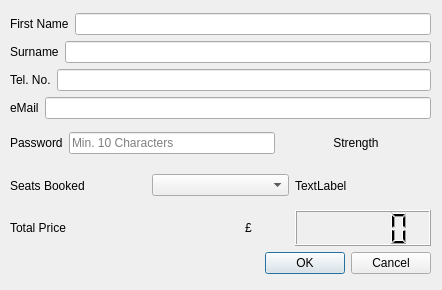
<?xml version="1.0" encoding="UTF-8"?>
<ui version="4.0">
 <class>booking</class>
 <widget class="QDialog" name="booking">
  <property name="geometry">
   <rect>
    <x>0</x>
    <y>0</y>
    <width>442</width>
    <height>290</height>
   </rect>
  </property>
  <property name="windowTitle">
   <string>Booking Dialog</string>
  </property>
  <property name="windowIcon">
   <iconset resource="resources.qrc">
    <normaloff>:/resources/SADS.png</normaloff>:/resources/SADS.png</iconset>
  </property>
  <widget class="QWidget" name="layoutWidget">
   <property name="geometry">
    <rect>
     <x>10</x>
     <y>13</y>
     <width>421</width>
     <height>261</height>
    </rect>
   </property>
   <layout class="QVBoxLayout" name="verticalLayout">
    <item>
     <layout class="QHBoxLayout" name="horizontalLayout_6">
      <item>
       <widget class="QLabel" name="label">
        <property name="text">
         <string>First Name</string>
        </property>
       </widget>
      </item>
      <item>
       <widget class="QLineEdit" name="fName"/>
      </item>
     </layout>
    </item>
    <item>
     <layout class="QHBoxLayout" name="horizontalLayout_5">
      <item>
       <widget class="QLabel" name="label_2">
        <property name="text">
         <string>Surname</string>
        </property>
       </widget>
      </item>
      <item>
       <widget class="QLineEdit" name="sName"/>
      </item>
     </layout>
    </item>
    <item>
     <layout class="QHBoxLayout" name="horizontalLayout_4">
      <item>
       <widget class="QLabel" name="label_3">
        <property name="text">
         <string>Tel. No.</string>
        </property>
       </widget>
      </item>
      <item>
       <widget class="QLineEdit" name="telNo"/>
      </item>
     </layout>
    </item>
    <item>
     <layout class="QHBoxLayout" name="horizontalLayout_3">
      <item>
       <widget class="QLabel" name="label_4">
        <property name="text">
         <string>eMail</string>
        </property>
       </widget>
      </item>
      <item>
       <widget class="QLineEdit" name="txt_email"/>
      </item>
     </layout>
    </item>
    <item>
     <layout class="QHBoxLayout" name="horizontalLayout_8">
      <item>
       <widget class="QLabel" name="label_8">
        <property name="text">
         <string>Password</string>
        </property>
       </widget>
      </item>
      <item>
       <widget class="QLineEdit" name="txt_passwd">
        <property name="toolTip">
         <string>Tips for a good password:
Mix of lowercase and UPPERCASE
Mix of letters and numbers


And a good length (15+ chars)</string>
        </property>
        <property name="echoMode">
         <enum>QLineEdit::Password</enum>
        </property>
        <property name="placeholderText">
         <string>Min. 10 Characters</string>
        </property>
       </widget>
      </item>
      <item>
       <widget class="QLabel" name="passStrength">
        <property name="minimumSize">
         <size>
          <width>150</width>
          <height>0</height>
         </size>
        </property>
        <property name="text">
         <string>Strength</string>
        </property>
        <property name="alignment">
         <set>Qt::AlignCenter</set>
        </property>
       </widget>
      </item>
     </layout>
    </item>
    <item>
     <layout class="QHBoxLayout" name="horizontalLayout_2">
      <item>
       <widget class="QLabel" name="label_7">
        <property name="text">
         <string>Seats Booked</string>
        </property>
       </widget>
      </item>
      <item>
       <widget class="QComboBox" name="comboBox"/>
      </item>
      <item>
       <widget class="QLabel" name="dayLabel">
        <property name="text">
         <string>TextLabel</string>
        </property>
       </widget>
      </item>
     </layout>
    </item>
    <item>
     <layout class="QHBoxLayout" name="horizontalLayout">
      <item>
       <widget class="QLabel" name="label_5">
        <property name="text">
         <string>Total Price</string>
        </property>
       </widget>
      </item>
      <item>
       <widget class="QLabel" name="label_6">
        <property name="text">
         <string>                            £</string>
        </property>
       </widget>
      </item>
      <item>
       <widget class="QLCDNumber" name="lcdNumber">
        <property name="value" stdset="0">
         <double>0.000000000000000</double>
        </property>
       </widget>
      </item>
     </layout>
    </item>
    <item>
     <layout class="QHBoxLayout" name="horizontalLayout_7">
      <item>
       <spacer name="horizontalSpacer">
        <property name="orientation">
         <enum>Qt::Horizontal</enum>
        </property>
        <property name="sizeHint" stdset="0">
         <size>
          <width>40</width>
          <height>20</height>
         </size>
        </property>
       </spacer>
      </item>
      <item>
       <widget class="QPushButton" name="okButton">
        <property name="text">
         <string>OK</string>
        </property>
        <property name="default">
         <bool>true</bool>
        </property>
       </widget>
      </item>
      <item>
       <widget class="QPushButton" name="cancelButton">
        <property name="text">
         <string>Cancel</string>
        </property>
       </widget>
      </item>
     </layout>
    </item>
   </layout>
  </widget>
 </widget>
 <tabstops>
  <tabstop>fName</tabstop>
  <tabstop>sName</tabstop>
  <tabstop>telNo</tabstop>
  <tabstop>txt_email</tabstop>
  <tabstop>txt_passwd</tabstop>
  <tabstop>comboBox</tabstop>
  <tabstop>okButton</tabstop>
  <tabstop>cancelButton</tabstop>
 </tabstops>
 <resources>
  <include location="resources.qrc"/>
 </resources>
 <connections/>
</ui>
